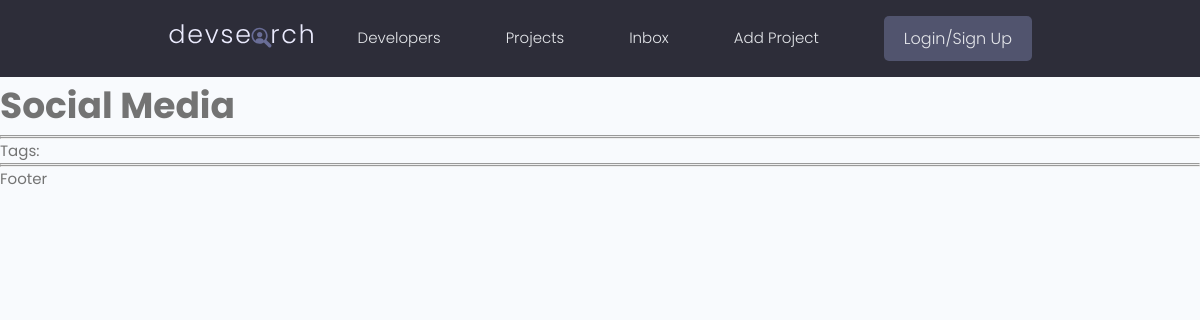
Before: /project/ec490d65-693b-45c0-8991-2b7fcbdaad7b with the older database file.
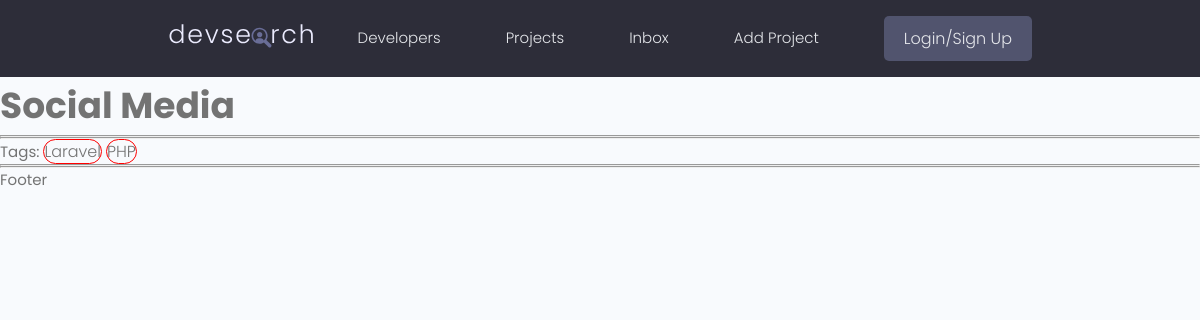
After: the same page with the newer database file.
### projects/models.py (models this page shows)
class Tag(models.Model):
    id = models.UUIDField(default=uuid.uuid4, unique=True, primary_key=True, editable=False)
    name = models.CharField(max_length=200)
    created = models.DateTimeField(auto_now_add=True)
    def __str__(self):
        return self.name

### projects/views.py (the view)
# urls.py: path('project/<str:pk>', views.project, name="project"),
def project(request, pk):
    projectObj= Project.objects.get(id=pk)
    return render(request, 'projects/project.html', {"project": projectObj})

### projects/templates/projects/project.html (shortened to what this page needs)
{% extends 'main.html' %}
{% block content %}
<h2>{{ project.title }}</h2>
<hr>
<hr>
Tags:
{% for tag in project.tags.all %}
 <span style="border:1px solid red;border-radius:30px;">{{ tag }}</span>
{% endfor %}
<hr>
{% endblock content %}

Changed rows visible on the page:
added Tag: name "Laravel"
added Tag: name "PHP"
